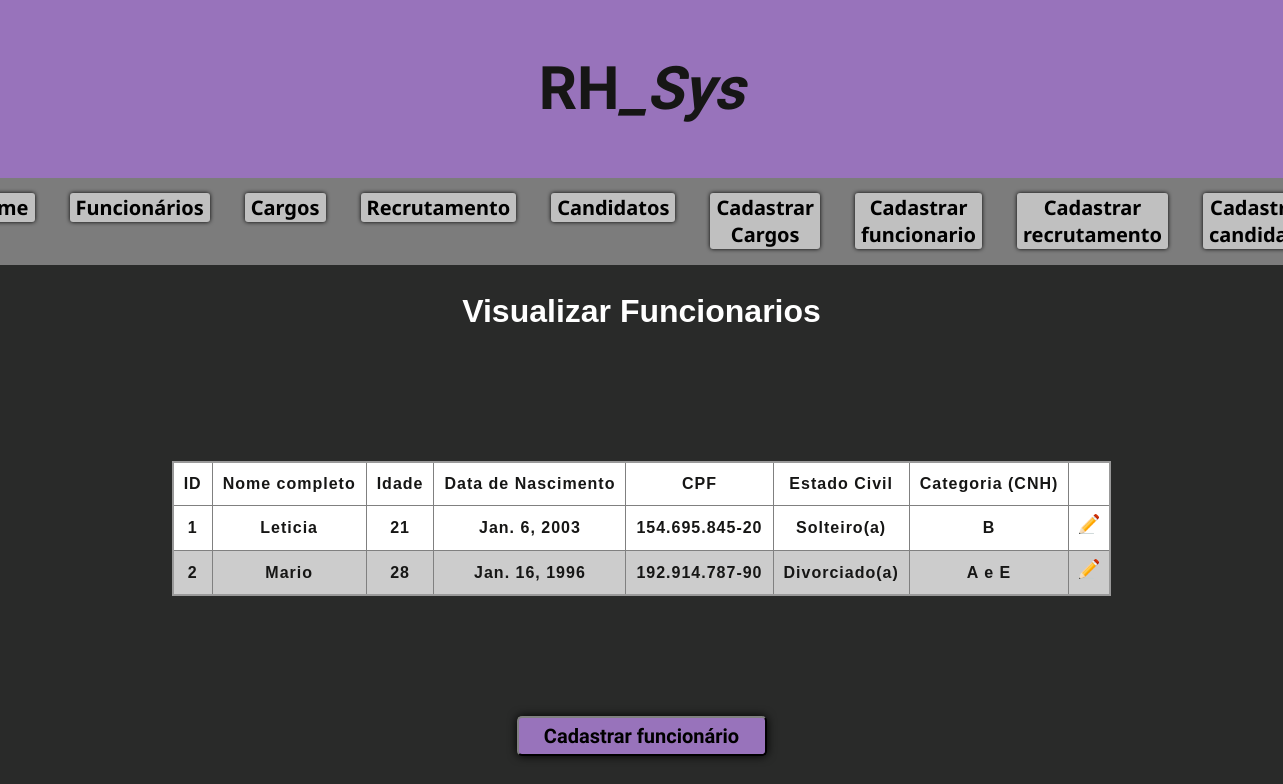
The app's page /funcionarios/ with its own data.
### rh/models.py (models this page shows, shortened)
class Funcionario(models.Model):
    nome_completo = models.CharField(max_length=100)
    idade = models.IntegerField()
    data_nascimento = models.DateField()
    cpf = models.CharField(max_length=14)
    estado_civil = models.CharField(max_length=100)
    cnh = models.CharField(max_length=100)

### rh/views.py (the view)
# urls.py: path('funcionarios/', view_rh.funcionario, name='funcionario'),
def funcionario(request):
    funcionarios = Funcionario.objects.all()
    context = {
        'title': 'Visualizar Funcionarios',
        'funcionarios' : funcionarios
    }
    return render(request, 'pages/listar/funcionario.html', context)

### rh/templates/pages/listar/funcionario.html
{% load static %}
{% include "partials/menu.html" %}
<h1 style="color: #fff; font-weight:bold">
    <center>{{ title }}</center>
    <br><br>
</h1>
<table class="listagem_tabela">
    <thead>
        <tr>
            <th scope="col">ID</th>
            <th scope="col">Nome completo</th>
            <th scope="col">Idade</th>
            <th scope="col">Data de Nascimento</th>
            <th scope="col">CPF</th>
            <th scope="col">Estado Civil</th>
            <th scope="col">Categoria (CNH)</th>
            <th></th>
        </tr>
    </thead>
    <tbody>
        {% for funcionario in funcionarios %}
            <tr>
                <th scope="row"> {{funcionario.id}}</th>
                <th> {{ funcionario.nome_completo }} </th>
                <th> {{ funcionario.idade}} </th>
                <th> {{ funcionario.data_nascimento }} </th>
                <th> {{ funcionario.cpf }}</th>
                <th> {{ funcionario.estado_civil }}</th>
                <th> {{ funcionario.cnh }}</th>
                <th>
                    <center>
                        <a href="{% url "editfuncionario" funcionario.id%}"><img src="{% static "img/editar.png" %}" width="20px" scrset=""></a>
                    </center>
                </th>
            </tr>
        {% endfor %}
    </tbody>
</table>
<div class="button_novofuncionario">
    <a href="{% url "cadfuncionario" %}"><button class="novo_funcionario">Cadastrar funcionário</button></a>
</div>
{% include "partials/final.html" %}

### rh/static/css/style.css (style rules this page uses)
body { margin: 0; font-family: 'Arial', sans-serif; color: #161615; background-color: #292a29; line-height: 1.6; }
.listagem_tabela { border-collapse: collapse; border: 2px solid rgb(153, 153, 153); font-family: sans-serif; font-size: 1rem; letter-spacing: 1px; justify-items: center; margin: auto; }
thead { background-color: rgb(180, 161, 197); }
th, td { border: 1px solid rgb(128, 128, 128); padding: 8px 10px; }
tr:nth-child(even) { background: #ccc }
tr:nth-child(odd) { background: #fff }
.button_novofuncionario { left: 0; right: 0; padding: 120px; display: flex; justify-content:center; }
.novo_funcionario { border-color: #2c2c2c; background-color: rgb(152, 115, 187); border-radius: 5px; box-shadow: 0px 0px 10px; font-family: "Kanit", sans-serif; font-weight: 700; font-size: 20px; height: 40px; width: 250px; }

### records on screen
Funcionario: id "1", nome_completo "Leticia", idade "21", data_nascimento "Jan. 6, 2003", cpf "154.695.845-20", estado_civil "Solteiro(a)", cnh "B"
Funcionario: id "2", nome_completo "Mario", idade "28", data_nascimento "Jan. 16, 1996", cpf "192.914.787-90", estado_civil "Divorciado(a)", cnh "A e E"

### other values on screen
{{ title }} "Visualizar Funcionarios"
